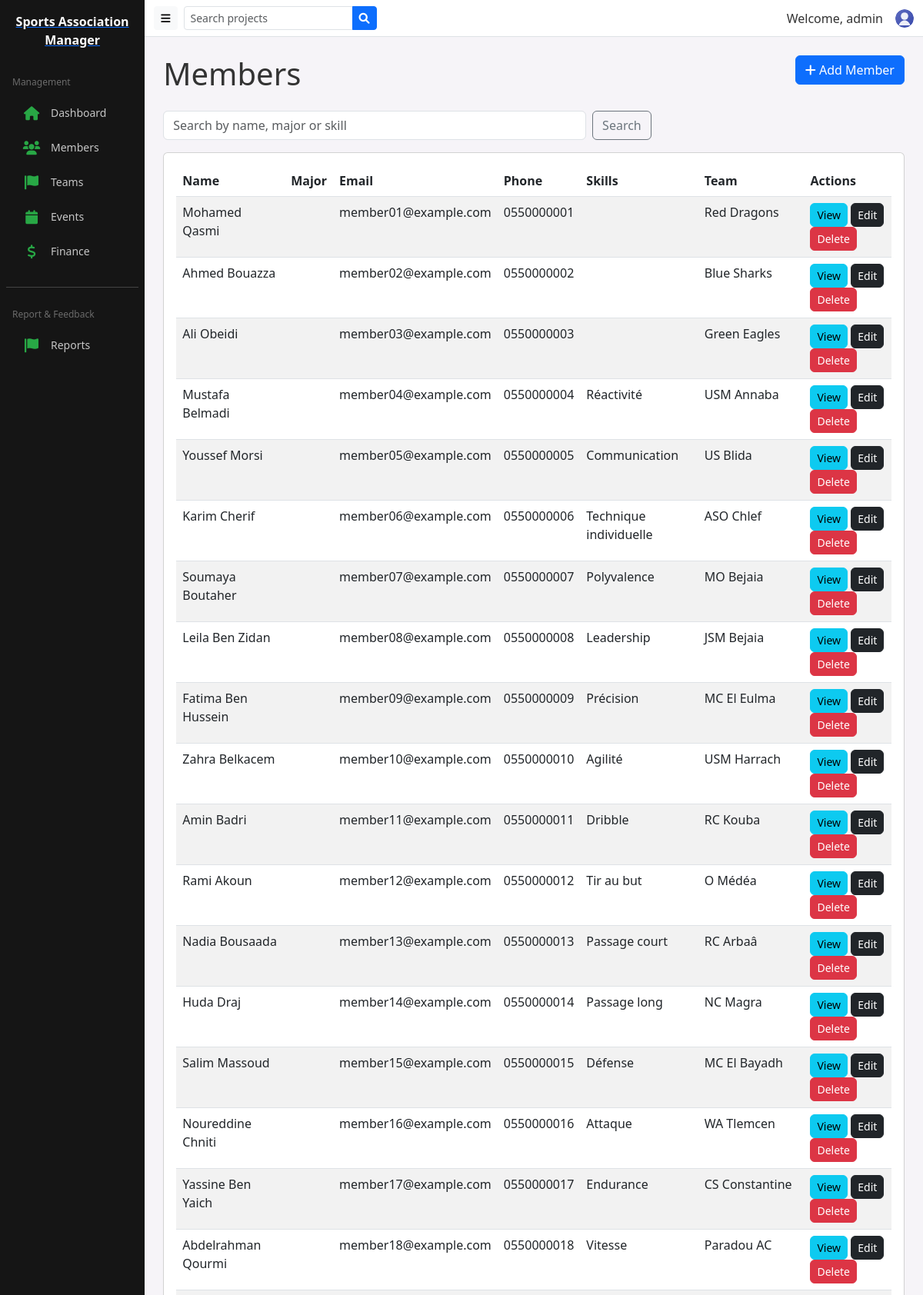
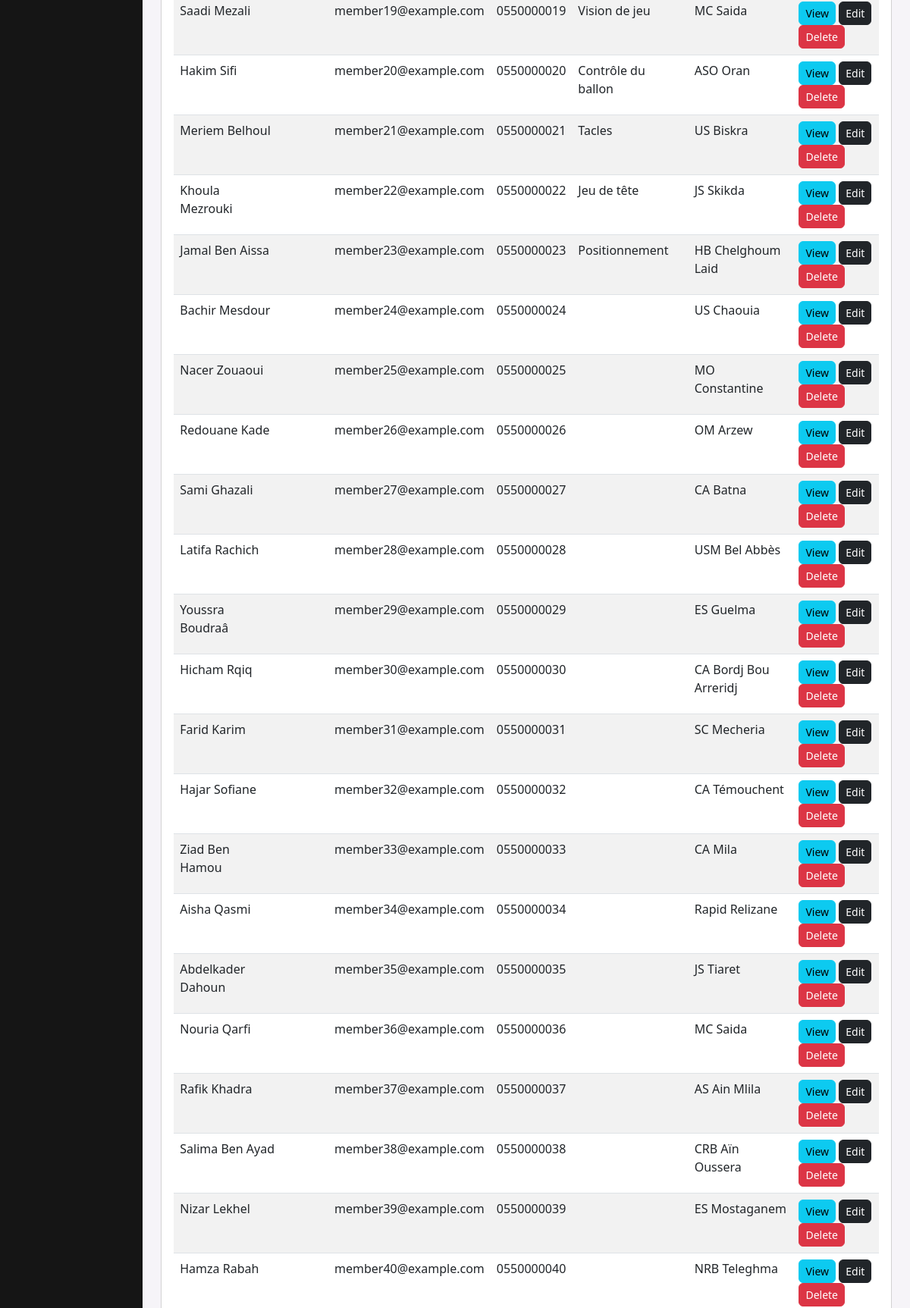
The app's page /public/member (signed in, upper part) with its own data (2 pictures, top to bottom).
### tables this page shows
CREATE TABLE `members` (
  `id` int NOT NULL,
  `full_name` varchar(100) NOT NULL,
  `email` varchar(100) NOT NULL,
  `phone` varchar(20) DEFAULT NULL,
  `address` text,
  `join_date` date NOT NULL,
  `team_id` int DEFAULT NULL,
  `photo` varchar(255) DEFAULT NULL,
  `created_at` timestamp NULL DEFAULT CURRENT_TIMESTAMP,
  `major` varchar(100) DEFAULT NULL
);

CREATE TABLE `teams` (
  `id` int NOT NULL,
  `name` varchar(100) NOT NULL,
  `coach` varchar(100) DEFAULT NULL,
  `category` varchar(50) DEFAULT NULL,
  `created_at` timestamp NULL DEFAULT CURRENT_TIMESTAMP
);

### app/controllers/MemberController.php (called while the page is built, shortened)
<?php
class MemberController extends Controller {
    private $memberModel;
    public function __construct(){
        $this->memberModel = $this->model('Member');
    }
    public function index(){
        $members = $this->memberModel->getMembers();
        $data = ['members' => $members];
        $this->view('members/index', $data);
    }
}

### app/core/App.php (called while the page is built, shortened)
<?php
class App {
    protected $currentMethod = 'index';
    public function __construct(){
        $url = $this->getUrl();
        if(isset($url[0]) && file_exists('../app/controllers/' . ucwords($url[0]) . 'Controller.php')){
            unset($url[0]);
        }
        $this->currentController = new $this->currentController;
        if(isset($url[1])){
            if(method_exists($this->currentController, $url[1])){
                $this->currentMethod = $url[1];
                unset($url[1]);
            }
        } else {
            $controllerClass = is_object($this->currentController) ? get_class($this->currentController) : $this->currentController;
            if($controllerClass === 'AuthController'){
                $this->currentMethod = 'login';
            } else {
                $this->currentMethod = 'index';
            }
        }
        $this->params = $url ? array_values($url) : [];
        call_user_func_array([$this->currentController, $this->currentMethod], $this->params);
    }
    public function getUrl(){
        if(isset($_GET['url'])){
            $url = rtrim($_GET['url'], '/');
            $url = filter_var($url, FILTER_SANITIZE_URL);
            $url = explode('/', $url);
            return $url;
        }
        return [];
    }
}

### public/index.php (called while the page is built, shortened)
<?php
$init = new App();

### app/core/Database.php (called while the page is built, shortened)
<?php
class Database {
    private $host = DB_HOST;
    private $user = DB_USER;
    private $pass = DB_PASS;
    private $dbname = DB_NAME;
    private $dbh;
    private $stmt;
    public function __construct(){
        $dsn = 'mysql:host=' . $this->host . ';dbname=' . $this->dbname;
        $options = array(
            PDO::ATTR_PERSISTENT => true,
            PDO::ATTR_ERRMODE => PDO::ERRMODE_EXCEPTION
        );
        try{
            $this->dbh = new PDO($dsn, $this->user, $this->pass, $options);
        } catch(PDOException $e){
            $this->error = $e->getMessage();
            if(defined('SHOW_DB_MESSAGES') && SHOW_DB_MESSAGES){
                echo "❌ خطأ في الاتصال: " . $this->error;
            } else {
                error_log('Database connection error: ' . $this->error);
            }
        }
    }
    public function query($sql){
        $this->stmt = $this->dbh->prepare($sql);
    }
    public function execute(){
        return $this->stmt->execute();
    }
    public function resultSet(){
        $this->execute();
        return $this->stmt->fetchAll(PDO::FETCH_OBJ);
    }
}

### app/models/Member.php (called while the page is built, shortened)
<?php
class Member extends Model {
    public function getMembers(){
        $this->db->query('SELECT members.*, teams.name as team_name, GROUP_CONCAT(DISTINCT skills.skill_name SEPARATOR ", ") as skills
                          FROM members
                          LEFT JOIN teams ON members.team_id = teams.id
                          LEFT JOIN skills ON skills.member_id = members.id
                          GROUP BY members.id
                          ORDER BY members.created_at DESC');
        return $this->db->resultSet();
    }
}

### app/core/Model.php (called while the page is built, shortened)
<?php
class Model {
    public function __construct(){
        $this->db = new Database;
    }
}

### app/views/members/index.php (the view)
<?php require APPROOT . '/views/layouts/header.php'; ?>
<div class="row mb-3">
    <div class="col-md-6">
        <h1>Members</h1>
    </div>
    <div class="col-md-6">
        <a href="<?php echo URLROOT; ?>/member/add" class="btn btn-primary float-end">
            <i class="fa fa-plus"></i> Add Member
        </a>
    </div>
</div>
<div class="row mb-3">
    <div class="col-md-8">
        <form action="<?php echo URLROOT; ?>/member/search" method="get" class="d-flex">
            <input type="text" name="q" class="form-control me-2" placeholder="Search by name, major or skill" value="<?php echo isset($data['q']) ? htmlspecialchars($data['q']) : ''; ?>">
            <button class="btn btn-outline-secondary">Search</button>
        </form>
    </div>
</div>
<div class="card card-body mb-3">
    <div class="table-responsive">
        <table class="table table-striped">
            <thead>
                <tr>
                    <th>Name</th>
                    <th>Major</th>
                    <th>Email</th>
                    <th>Phone</th>
                    <th>Skills</th>
                    <th>Team</th>
                    <th>Actions</th>
                </tr>
            </thead>
            <tbody>
                <?php foreach($data['members'] as $member) : ?>
                <tr>
                    <td><?php echo $member->full_name; ?></td>
                    <td><?php echo isset($member->major) ? $member->major : ''; ?></td>
                    <td><?php echo $member->email; ?></td>
                    <td><?php echo $member->phone; ?></td>
                    <td><?php echo isset($member->skills) ? $member->skills : ''; ?></td>
                    <td><?php echo $member->team_name; ?></td>
                    <td>
                        <a href="<?php echo URLROOT; ?>/member/profile/<?php echo $member->id; ?>" class="btn btn-info btn-sm">View</a>
                        <a href="<?php echo URLROOT; ?>/member/edit/<?php echo $member->id; ?>" class="btn btn-dark btn-sm">Edit</a>
                        <form class="d-inline" action="<?php echo URLROOT; ?>/member/delete/<?php echo $member->id; ?>" method="post" onsubmit="return confirm('Are you sure?');">
                            <button type="submit" class="btn btn-danger btn-sm">Delete</button>
                        </form>
                    </td>
                </tr>
                <?php endforeach; ?>
            </tbody>
        </table>
    </div>
</div>
<?php require APPROOT . '/views/layouts/footer.php'; ?>

### public/css/style.css (style rules this page uses)
:root { --sidebar-width:80px; --sidebar-expanded-width:220px; --sidebar-collapsed-width:80px; --brand-color:#28a745; --sidebar-bg: #151515; --sidebar-item-bg-hover: rgba(255,122,24,0.06); }
body { background:#f6f4f8;font-family:Segoe UI, Roboto, Helvetica, Arial, sans-serif;color:#333 }
.card .btn { border-radius:6px }

### records on screen
members: full_name "Mohamed Qasmi", email "member01@example.com", phone "0550000001", team.name "Red Dragons"
members: full_name "Ahmed Bouazza", email "member02@example.com", phone "0550000002", team.name "Blue Sharks"
members: full_name "Ali Obeidi", email "member03@example.com", phone "0550000003", team.name "Green Eagles"
members: full_name "Mustafa Belmadi", email "member04@example.com", phone "0550000004", skills "Réactivité", team.name "USM Annaba"
members: full_name "Youssef Morsi", email "member05@example.com", phone "0550000005", skills "Communication", team.name "US Blida"
members: full_name "Karim Cherif", email "member06@example.com", phone "0550000006", skills "Technique individuelle", team.name "ASO Chlef"
members: full_name "Soumaya Boutaher", email "member07@example.com", phone "0550000007", skills "Polyvalence", team.name "MO Bejaia"
members: full_name "Leila Ben Zidan", email "member08@example.com", phone "0550000008", skills "Leadership", team.name "JSM Bejaia"
members: full_name "Fatima Ben Hussein", email "member09@example.com", phone "0550000009", skills "Précision", team.name "MC El Eulma"
members: full_name "Zahra Belkacem", email "member10@example.com", phone "0550000010", skills "Agilité", team.name "USM Harrach"
members: full_name "Amin Badri", email "member11@example.com", phone "0550000011", skills "Dribble", team.name "RC Kouba"
members: full_name "Rami Akoun", email "member12@example.com", phone "0550000012", skills "Tir au but", team.name "O Médéa"
members: full_name "Nadia Bousaada", email "member13@example.com", phone "0550000013", skills "Passage court", team.name "RC Arbaâ"
members: full_name "Huda Draj", email "member14@example.com", phone "0550000014", skills "Passage long", team.name "NC Magra"
members: full_name "Salim Massoud", email "member15@example.com", phone "0550000015", skills "Défense", team.name "MC El Bayadh"
members: full_name "Noureddine Chniti", email "member16@example.com", phone "0550000016", skills "Attaque", team.name "WA Tlemcen"
members: full_name "Yassine Ben Yaich", email "member17@example.com", phone "0550000017", skills "Endurance", team.name "CS Constantine"
members: full_name "Abdelrahman Qourmi", email "member18@example.com", phone "0550000018", skills "Vitesse", team.name "Paradou AC"
members: full_name "Saadi Mezali", email "member19@example.com", phone "0550000019", skills "Vision de jeu", team.name "MC Saida"
members: full_name "Hakim Sifi", email "member20@example.com", phone "0550000020", skills "Contrôle du ballon", team.name "ASO Oran"
members: full_name "Meriem Belhoul", email "member21@example.com", phone "0550000021", skills "Tacles", team.name "US Biskra"
members: full_name "Khoula Mezrouki", email "member22@example.com", phone "0550000022", skills "Jeu de tête", team.name "JS Skikda"
members: full_name "Jamal Ben Aissa", email "member23@example.com", phone "0550000023", skills "Positionnement", team.name "HB Chelghoum Laid"
members: full_name "Bachir Mesdour", email "member24@example.com", phone "0550000024", team.name "US Chaouia"
members: full_name "Nacer Zouaoui", email "member25@example.com", phone "0550000025", team.name "MO Constantine"
members: full_name "Redouane Kade", email "member26@example.com", phone "0550000026", team.name "OM Arzew"
members: full_name "Sami Ghazali", email "member27@example.com", phone "0550000027", team.name "CA Batna"
members: full_name "Latifa Rachich", email "member28@example.com", phone "0550000028", team.name "USM Bel Abbès"
members: full_name "Youssra Boudraâ", email "member29@example.com", phone "0550000029", team.name "ES Guelma"
members: full_name "Hicham Rqiq", email "member30@example.com", phone "0550000030", team.name "CA Bordj Bou Arreridj"
members: full_name "Farid Karim", email "member31@example.com", phone "0550000031", team.name "SC Mecheria"
members: full_name "Hajar Sofiane", email "member32@example.com", phone "0550000032", team.name "CA Témouchent"
members: full_name "Ziad Ben Hamou", email "member33@example.com", phone "0550000033", team.name "CA Mila"
members: full_name "Aisha Qasmi", email "member34@example.com", phone "0550000034", team.name "Rapid Relizane"
members: full_name "Abdelkader Dahoun", email "member35@example.com", phone "0550000035", team.name "JS Tiaret"
members: full_name "Nouria Qarfi", email "member36@example.com", phone "0550000036", team.name "MC Saida"
members: full_name "Rafik Khadra", email "member37@example.com", phone "0550000037", team.name "AS Ain Mlila"
members: full_name "Salima Ben Ayad", email "member38@example.com", phone "0550000038", team.name "CRB Aïn Oussera"
members: full_name "Nizar Lekhel", email "member39@example.com", phone "0550000039", team.name "ES Mostaganem"
members: full_name "Hamza Rabah", email "member40@example.com", phone "0550000040", team.name "NRB Teleghma"

### other values on screen
SITENAME "Sports Association Manager"
$_SESSION['user_username'] "admin"
